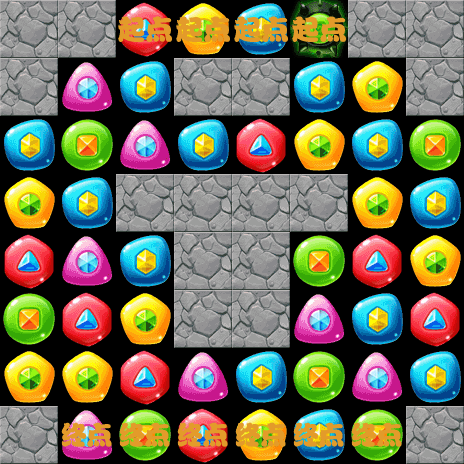

Below is a game level as drawn by its tile map, then a one-line description and the .tmx that defines it (tile-layer data replaced by summaries):
An orthogonal 8x8 tile map with 58x58 px tiles, 8 tile layers (1-layer, 2-layer, 3-layer, 4-layer, ...).

<map version="1.0" orientation="orthogonal" renderorder="right-down" width="8" height="8" tilewidth="58" tileheight="58">
 <tileset firstgid="1" name="backgroundBlock" tilewidth="58" tileheight="58">
  <image source="backgroundBlock.png" width="348" height="870" />
 </tileset>
 <layer name="1-layer" width="8" height="8">
  <data>[64 cells, 62 non-empty, 1 distinct tile ids]</data>
 </layer>
 <layer name="2-layer" width="8" height="8">
  <data>[64 cells, 58 non-empty, 1 distinct tile ids]</data>
 </layer>
 <layer name="3-layer" width="8" height="8">
  <data>[64 cells, 43 non-empty, 1 distinct tile ids]</data>
 </layer>
 <layer name="4-layer" width="8" height="8">
  <data>[64 cells, 55 non-empty, 1 distinct tile ids]</data>
 </layer>
 <layer name="5-layer" width="8" height="8">
  <data>[64 cells, 57 non-empty, 1 distinct tile ids]</data>
 </layer>
 <layer name="6-layer" width="8" height="8">
  <data>[64 cells, 64 non-empty, 7 distinct tile ids]</data>
 </layer>
 <layer name="7-layer" width="8" height="8">
  <data>[64 cells, 63 non-empty, 1 distinct tile ids]</data>
 </layer>
 <layer name="8-layer" width="8" height="8">
  <data>[64 cells, 63 non-empty, 3 distinct tile ids]</data>
 </layer>
</map>
